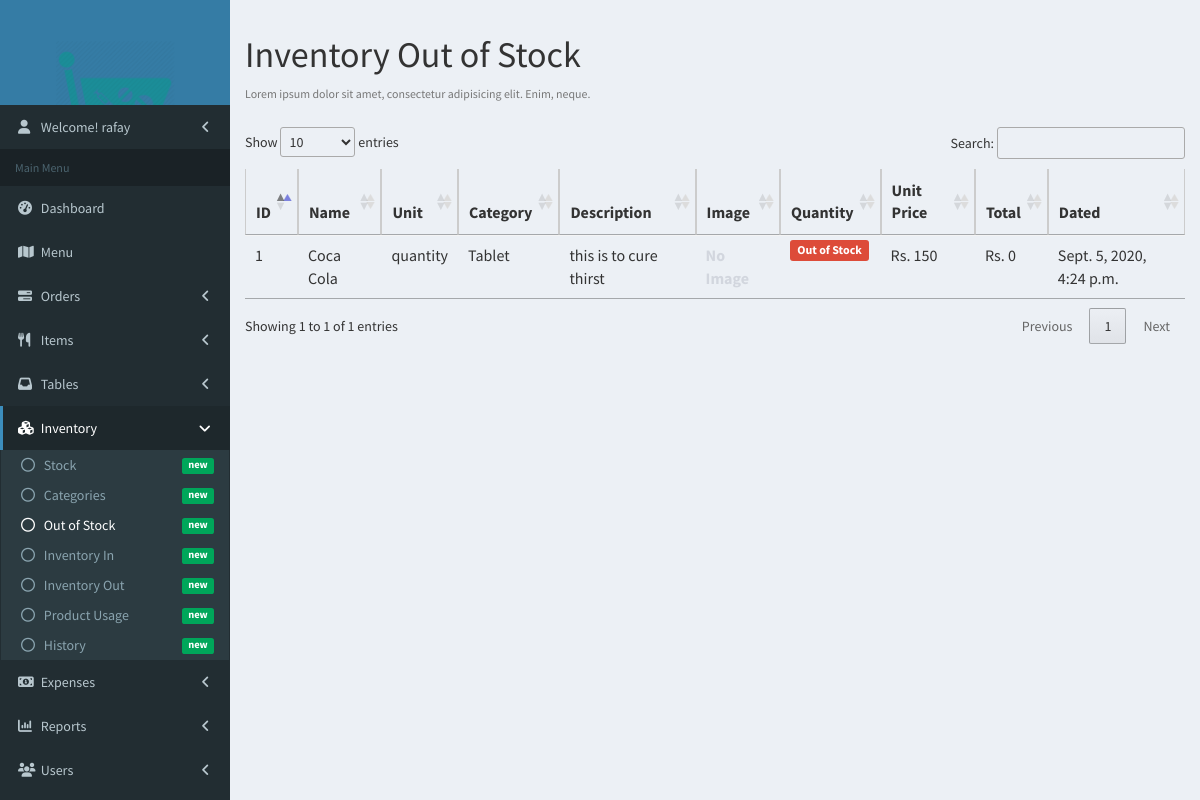
/inventory/out-of-stock (signed in), run on the app's committed database.
### app/models.py (models this page shows, shortened)
class User(AbstractUser):
    is_manager = models.BooleanField(default=False)
    is_inventory_manager = models.BooleanField(default=False)

class Inventory(models.Model):
    name = models.CharField(max_length=30)
    unit = models.CharField(max_length=30, blank=True, null=True)  # undo nullify
    price = models.IntegerField()
    category = models.ForeignKey(InventoryCategory, on_delete=models.PROTECT)
    description = models.CharField(max_length=300, null=True, blank=True)
    quantity = models.IntegerField(default=1)
    image = models.ImageField(upload_to="inventory/", null=True, blank=True)
    is_out_of_stock = models.BooleanField(default=False)
    is_active = models.BooleanField(default=True)
    created_at = models.DateTimeField(auto_now_add=True)
    updated_at = models.DateTimeField(auto_now=True)
    history = HistoricalRecords()
    def get_grand_total(self):
        return self.price * self.quantity

class InventoryCategory(models.Model):
    name = models.CharField(max_length=30)
    description = models.CharField(max_length=300, null=True, blank=True)
    image = models.ImageField(upload_to="categories/inventory/", null=True, blank=True)
    is_active = models.BooleanField(default=True)
    created_at = models.DateTimeField(auto_now_add=True)
    updated_at = models.DateTimeField(auto_now=True)
    history = HistoricalRecords()
    def __str__(self):
        return self.name

### app/views.py (the view)
# urls.py: path('inventory/out-of-stock', views.inventory_out_of_stock, name='inventory-stock'),
@login_required
def inventory_out_of_stock(request):
    template = 'app/inventory_out_of_stock.html'
    context = {}
    inventory = Inventory.objects.filter(quantity=0).all()
    context['object_list'] = inventory
    return render(request, template, context)

### app/templates/app/inventory_out_of_stock.html (shortened to what this page needs)
{% extends 'base.html' %}
{% load static %}
{% block link-inventory %}active{% endblock %}
{% block link-inventory-stock %}active{% endblock %}
{% block content %}
    <div>
        <section class="content-header">
            <div class="row">
                <div class="col-xs-8">
                    <h1>
                        Inventory Out of Stock
                    </h1>
                    <p class="text-muted">
                        <small>Lorem ipsum dolor sit amet, consectetur adipisicing elit. Enim, neque.</small>
                    </p>
                </div>
            </div>
        </section>
    </div>
    <section class="content container-fluid">
        {% if object_list %}
            <div class="row">
                <div class="col-xs-12">
                    <table class="table table-hover" id="data-table">
                        <thead>
                        <tr>
                            <th>ID</th>
                            <th>Name</th>
                            <th>Unit</th>
                            <th>Category</th>
                            <th>Description</th>
                            <th>Image</th>
                            <th>Quantity</th>
                            <th>Unit Price</th>
                            <th>Total</th>
                            <th>Dated</th>
                        </tr>
                        </thead>
                        <tbody>
                        {% for inventory in object_list %}
                            <tr>
                                <td>{{ inventory.id }}</td>
                                <td>{{ inventory.name }}</td>
                                <td>{{ inventory.unit }}</td>
                                <td>{{ inventory.category }}</td>
                                <td>{{ inventory.description }}</td>
                                <td>
                                    {% if inventory.image %}
                                        <img src="{{ inventory.image.url }}" alt="" class="img-sm">
                                    {% else %}
                                        <b class="text-gray">No Image</b>
                                    {% endif %}
                                </td>
                                <td>
                                    {% if inventory.quantity <= 0 %}
                                        <span class="label label-danger">Out of Stock</span>
                                    {% else %}
                                        {{ inventory.quantity }}
                                    {% endif %}
                                </td>
                                <td>Rs. {{ inventory.price }}</td>
                                <td>Rs. {{ inventory.get_grand_total }}</td>
                                <td>{{ inventory.updated_at.date }}, {{ inventory.updated_at.time }}</td>
                            </tr>
                        {% endfor %}
                        </tbody>
                    </table>
                </div>
            </div>
        {% endif %}
    </section>
{% endblock %}

### app/templates/base.html (shortened to what this page needs)
{% load static %}
<html>
<head>
    <link rel="stylesheet" href="{% static 'app/bower_components/font-awesome/css/font-awesome.min.css' %}">
    <link rel="stylesheet" href="{% static 'app/bower_components/bootstrap/dist/css/bootstrap.min.css' %}">
    <link rel="stylesheet" href="{% static 'app/dist/css/AdminLTE.min.css' %}">
    <link rel="stylesheet" href="{% static 'app/dist/css/skins/skin-blue.min.css' %}">
    <link href="{% static 'app/vendor/datatables-plugins/dataTables.bootstrap.css' %}" rel="stylesheet">
    <link href="{% static 'app/vendor/datatables-responsive/dataTables.responsive.css' %}" rel="stylesheet">
    <link rel="stylesheet" href="//cdn.datatables.net/1.10.19/css/jquery.dataTables.min.css">
    <link rel="stylesheet" href="{% static 'app/dist/css/aroma.css' %}">
</head>
<body class="hold-transition skin-blue sidebar-mini">
<div class="wrapper">
    <header class="main-header">
        <a href="base.html" class="logo">
            <span class="logo-lg">
                    <img src="{% static 'app/images/logo_white.png' %}" alt="" style="width: 60%; margin-top: 40px;">
                </span>
        </a>
    </header>
    <aside class="main-sidebar">
        <section class="sidebar">
            <ul class="sidebar-menu" data-widget="tree">
                <li class="treeview">
                    <a href="#">
                        <i class="fa fa-user"></i>
                        <span>
                            Welcome! {{ user.get_username }}
                        </span>
                        <span class="pull-right-container">
                              <i class="fa fa-angle-left pull-right"></i>
                            </span>
                    </a>
                </li>
            </ul>
            <ul class="sidebar-menu" data-widget="tree">
                <li class="header">Main Menu</li>
                <li class="{% block link-dashboard %}{% endblock %}">
                    <a href="{% url 'index' %}">
                        <i class="fa fa-dashboard"></i> <span>Dashboard</span>
                    </a>
                </li>
                {% if user.is_superuser or user.is_manager or user.is_staff %}
                    <li class="{% block link-menu %}{% endblock %}">
                        <a href="{% url 'menu' %}">
                            <i class="fa fa-map"></i> <span>Menu</span>
                        </a>
                    </li>
                    <li class="treeview {% block link-orders %}{% endblock %}">
                        <a href="#">
                            <i class="fa fa-tasks"></i>
                            <span>Orders</span>
                            <span class="pull-right-container">
                              <i class="fa fa-angle-left pull-right"></i>
                            </span>
                        </a>
                    </li>
                <li class="treeview {% block link-items %}{% endblock %}">
                        <a href="#">
                            <i class="fa fa-cutlery"></i>
                            <span>Items</span>
                            <span class="pull-right-container">
                              <i class="fa fa-angle-left pull-right"></i>
                            </span>
                        </a>
                                {% now 'n' as month %}
                                {% now 'Y' as year %}
                    </li>
                    <li class="treeview {% block link-tables %}{% endblock %}">
                        <a href="#">
                            <i class="fa fa-inbox"></i>
                            <span>Tables</span>
                            <span class="pull-right-container">
                              <i class="fa fa-angle-left pull-right"></i>
                            </span>
                        </a>
                    </li>
                {% endif %}
                {% if user.is_superuser or user.is_manager or user.is_inventory_manager %}
                    <li class="treeview {% block link-inventory %}{% endblock %}">
                        <a href="#">
                            <i class="fa fa-cubes"></i>
                            <span>Inventory</span>
                            <span class="pull-right-container">
                              <i class="fa fa-angle-left pull-right"></i>
                            </span>
                        </a>
                        <ul class="treeview-menu">
                            <li class="{% block link-inventory-details %}{% endblock %}">
                                <a href="{% url 'inventory-list' %}">
                                    <i class="fa fa-circle-o"></i>
                                    <span>Stock</span>
                                    <span class="pull-right-container">
                                      <small class="label pull-right bg-green">new</small>
                                    </span>
                                </a>
                            </li>
                            <li class="{% block link-inventory-categories %}{% endblock %}">
                                <a href="{% url 'inventory-category-list' %}">
                                    <i class="fa fa-circle-o"></i>
                                    <span>Categories</span>
                                    <span class="pull-right-container">
                                      <small class="label pull-right bg-green">new</small>
                                    </span>
                                </a>
                            </li>
                            <li class="{% block link-inventory-stock %}{% endblock %}">
                                <a href="{% url 'inventory-stock' %}">
                                    <i class="fa fa-circle-o"></i>
                                    <span>Out of Stock</span>
                                    <span class="pull-right-container">
                                      <small class="label pull-right bg-green">new</small>
                                    </span>
                                </a>
                            </li>
                            <li class="{% block link-inventory-in %}{% endblock %}">
                                <a href="{% url 'inventory-in' %}">
                                    <i class="fa fa-circle-o"></i>
                                    <span>Inventory In</span>
                                    <span class="pull-right-container">
                                      <small class="label pull-right bg-green">new</small>
                                    </span>
                                </a>
                            </li>
                            <li class="{% block link-inventory-out %}{% endblock %}">
                                <a href="{% url 'inventory-out' %}">
                                    <i class="fa fa-circle-o"></i>
                                    <span>Inventory Out</span>
                                    <span class="pull-right-container">
                                      <small class="label pull-right bg-green">new</small>
                                    </span>
                                </a>
                            </li>
                            <li class="{% block link-inventory-rating %}{% endblock %}">
                                <a href="{% url 'inventory-rating' %}">
                                    <i class="fa fa-circle-o"></i>
                                    <span>Product Usage</span>
                                    <span class="pull-right-container">
                                      <small class="label pull-right bg-green">new</small>
                                    </span>
                                </a>
                            </li>
                            <li>
                                <a href="{% url 'inventory-history' %}">
                                    <i class="fa fa-circle-o"></i>
                                    <span>History</span>
                                    <span class="pull-right-container">
                                      <small class="label pull-right bg-green">new</small>
                                    </span>
                                </a>
                            </li>
                        </ul>
                    </li>
                {% endif %}
                {% if user.is_superuser or user.is_manager %}
                    <li class="treeview {% block link-expense %}{% endblock %}">
                        <a href="#">
                            <i class="fa fa-money"></i>
                            <span>Expenses</span>
                            <span class="pull-right-container">
                              <i class="fa fa-angle-left pull-right"></i>
                            </span>
                        </a>
                    </li>
                    <li class="treeview {% block link-reports %}{% endblock %}">
                        <a href="#">
                            <i class="fa fa-bar-chart"></i>
                            <span>Reports</span>
                            <span class="pull-right-container">
                              <i class="fa fa-angle-left pull-right"></i>
                            </span>
                        </a>
                                {% now 'j' as today %}
                                {% now 'n' as month %}
                                {% now 'Y' as year %}
                                {% now 'n' as month %}
                                {% now 'Y' as year %}
                                {% now 'Y' as year %}
                    </li>
                {% endif %}
                {% if user.is_superuser %}
                    <li class="treeview {% block link-user %}{% endblock %}">
                        <a href="#">
                            <i class="fa fa-group"></i>
                            <span>Users</span>
                            <span class="pull-right-container">
                              <i class="fa fa-angle-left pull-right"></i>
                            </span>
                        </a>
                    </li>
                {% endif %}
            </ul>
        </section>
    </aside>
    <div class="content-wrapper">
        {% block content %}
        {% endblock %}
    </div>
</div>
</body>
</html>

### data on the page
User: get_username "rafay"
Inventory: id "1", name "Coca Cola", unit "quantity", category "Tablet", description "this is to cure thirst", image "No Image", shows "Out of Stock", price "150", get_grand_total "0", updated_at "Sept. 5, 2020", updated_at.time "4:24 p.m."
